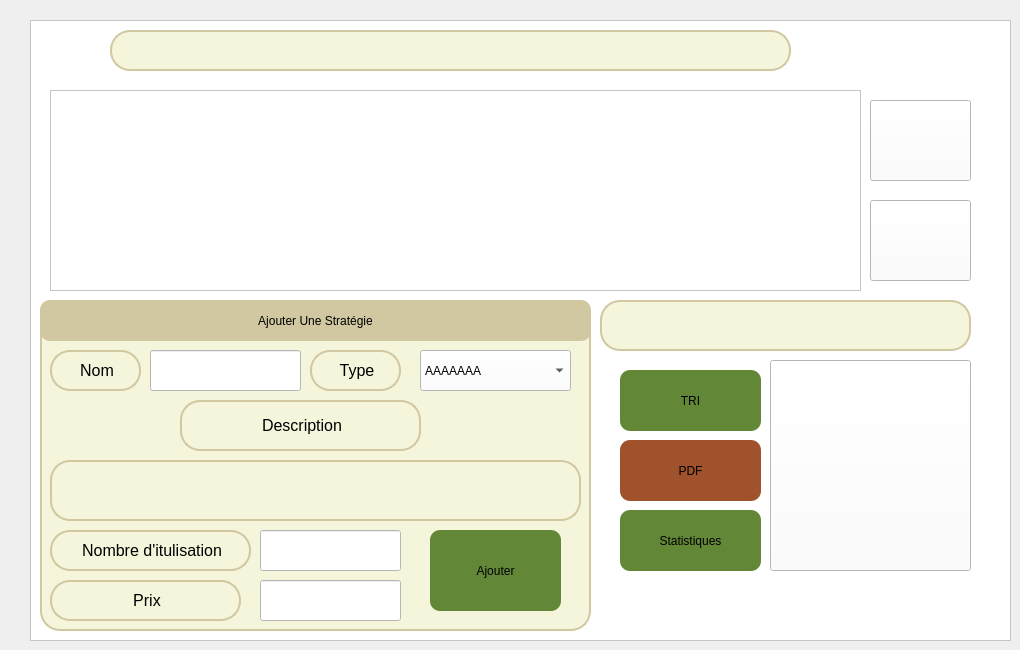
    <widget class="QWidget" name="PageGestionStratgies">
     <widget class="QFrame" name="frame_5">
      <property name="geometry">
       <rect>
        <x>30</x>
        <y>20</y>
        <width>981</width>
        <height>621</height>
       </rect>
      </property>
      <property name="styleSheet">
       <string notr="true">background-color:rgb(255,255,255);
font:20pt &quot;Segoe Ui&quot;;</string>
      </property>
      <property name="frameShape">
       <enum>QFrame::Shape::StyledPanel</enum>
      </property>
      <property name="frameShadow">
       <enum>QFrame::Shadow::Raised</enum>
      </property>
      <widget class="QLabel" name="label_151">
       <property name="geometry">
        <rect>
         <x>20</x>
         <y>10</y>
         <width>51</width>
         <height>41</height>
        </rect>
       </property>
       <property name="styleSheet">
        <string notr="true">image: url(:/res/search.png)</string>
       </property>
       <property name="text">
        <string/>
       </property>
      </widget>
      <widget class="QLineEdit" name="barrederecherche_21">
       <property name="geometry">
        <rect>
         <x>80</x>
         <y>10</y>
         <width>681</width>
         <height>41</height>
        </rect>
       </property>
       <property name="styleSheet">
        <string notr="true">QLineEdit {
    border: 2px solid rgb(209, 199, 161); /* Bordure légèrement plus foncée */
    border-radius: 20px; /* Coins arrondis */
    color: #000; /* Texte noir */
    padding-left: 20px;
    padding-right: 20px;
    background-color: rgb(245, 245, 220); /* Beige */
}

QLineEdit:hover {
    border: 2px solid rgb(160, 150, 120); /* Bordure plus foncée au survol */
    background-color: rgb(255, 255, 235); /* Fond légèrement plus clair */
}

QLineEdit:focus {
    border: 2px solid rgb(100, 80, 50); /* Bordure encore plus foncée lors du focus */
    background-color: rgb(255, 255, 240); /* Fond encore plus clair lors du focus */
    box-shadow: 0 0 5px rgba(0, 0, 0, 0.2); /* Ombre autour du champ en focus */
}
</string>
       </property>
       <property name="cursorMoveStyle">
        <enum>Qt::CursorMoveStyle::LogicalMoveStyle</enum>
       </property>
      </widget>
      <widget class="QLabel" name="label_152">
       <property name="geometry">
        <rect>
         <x>770</x>
         <y>10</y>
         <width>41</width>
         <height>41</height>
        </rect>
       </property>
       <property name="styleSheet">
        <string notr="true">image:url(:/res/likes.png)</string>
       </property>
       <property name="text">
        <string/>
       </property>
      </widget>
      <widget class="QPushButton" name="pdf_s">
       <property name="geometry">
        <rect>
         <x>590</x>
         <y>420</y>
         <width>141</width>
         <height>61</height>
        </rect>
       </property>
       <property name="whatsThis">
        <string>&lt;html&gt;&lt;head/&gt;&lt;body&gt;&lt;p align=&quot;center&quot;&gt;&lt;br/&gt;&lt;/p&gt;&lt;/body&gt;&lt;/html&gt;</string>
       </property>
       <property name="styleSheet">
        <string notr="true">QPushButton {
background-color: rgb(160, 82, 45);
font: 14pt &quot;Sylfaen&quot;;
border-radius: 10px;
}
QPushButton:hover {
    background-color: #D2B48C; /* Marron soft */
}
</string>
       </property>
       <property name="text">
        <string>PDF</string>
       </property>
      </widget>
      <widget class="QLineEdit" name="cher_nom">
       <property name="geometry">
        <rect>
         <x>570</x>
         <y>280</y>
         <width>371</width>
         <height>51</height>
        </rect>
       </property>
       <property name="styleSheet">
        <string notr="true">QLineEdit {
    border: 2px solid rgb(209, 199, 161); /* Bordure légèrement plus foncée */
    border-radius: 20px; /* Coins arrondis */
    color: #000; /* Texte noir */
    padding-left: 20px;
    padding-right: 20px;
    background-color: rgb(245, 245, 220); /* Beige */
}

QLineEdit:hover {
    border: 2px solid rgb(160, 150, 120); /* Bordure plus foncée au survol */
    background-color: rgb(255, 255, 235); /* Fond légèrement plus clair */
}

QLineEdit:focus {
    border: 2px solid rgb(100, 80, 50); /* Bordure encore plus foncée lors du focus */
    background-color: rgb(255, 255, 240); /* Fond encore plus clair lors du focus */
    box-shadow: 0 0 5px rgba(0, 0, 0, 0.2); /* Ombre autour du champ en focus */
}
</string>
       </property>
       <property name="cursorMoveStyle">
        <enum>Qt::CursorMoveStyle::LogicalMoveStyle</enum>
       </property>
      </widget>
      <widget class="QLabel" name="label_154">
       <property name="geometry">
        <rect>
         <x>810</x>
         <y>10</y>
         <width>51</width>
         <height>41</height>
        </rect>
       </property>
       <property name="styleSheet">
        <string notr="true">image:url(:/res/notif.png)</string>
       </property>
       <property name="text">
        <string/>
       </property>
      </widget>
      <widget class="QPushButton" name="stat_s">
       <property name="geometry">
        <rect>
         <x>590</x>
         <y>490</y>
         <width>141</width>
         <height>61</height>
        </rect>
       </property>
       <property name="styleSheet">
        <string notr="true">QPushButton {
background-color: rgb(98, 135, 55);
font: 14pt &quot;Sylfaen&quot;;
border-radius: 10px;
}
QPushButton:hover {
background-color: #7E9C5A;
}</string>
       </property>
       <property name="text">
        <string>Statistiques</string>
       </property>
      </widget>
      <widget class="QFrame" name="frame_24">
       <property name="geometry">
        <rect>
         <x>10</x>
         <y>280</y>
         <width>551</width>
         <height>331</height>
        </rect>
       </property>
       <property name="styleSheet">
        <string notr="true">QFrame {
    border: 2px solid rgb(209, 199, 161); /* Bordure légèrement plus foncée */
    border-radius: 20px; /* Coins arrondis */
    color: #000; /* Texte noir */
    padding-left: 20px;
    padding-right: 20px;
    background-color: rgb(245, 245, 220); /* Beige */
}

QLineEdit:hover {
    border: 2px solid rgb(160, 150, 120); /* Bordure plus foncée au survol */
    background-color: rgb(255, 255, 235); /* Fond légèrement plus clair */
}

QFrame:focus {
    border: 2px solid rgb(100, 80, 50); /* Bordure encore plus foncée lors du focus */
    background-color: rgb(255, 255, 240); /* Fond encore plus clair lors du focus */
    box-shadow: 0 0 5px rgba(0, 0, 0, 0.2); /* Ombre autour du champ en focus */
}
</string>
       </property>
       <property name="frameShape">
        <enum>QFrame::Shape::StyledPanel</enum>
       </property>
       <property name="frameShadow">
        <enum>QFrame::Shadow::Raised</enum>
       </property>
       <widget class="QPushButton" name="pushButton_69">
        <property name="geometry">
         <rect>
          <x>0</x>
          <y>0</y>
          <width>551</width>
          <height>41</height>
         </rect>
        </property>
        <property name="styleSheet">
         <string notr="true">QPushButton {
background-color:rgb(209, 199, 161);
font: 10pt &quot;Sylfaen&quot;;
border-radius: 10px;
}
QPushButton:hover {
    background-color: #F5F5DC; /* Beige soft */
}</string>
        </property>
        <property name="text">
         <string>Ajouter Une Stratégie</string>
        </property>
       </widget>
       <widget class="QLabel" name="label_155">
        <property name="geometry">
         <rect>
          <x>10</x>
          <y>50</y>
          <width>91</width>
          <height>41</height>
         </rect>
        </property>
        <property name="styleSheet">
         <string notr="true">label-&gt;setStyleSheet(&quot;QLabel { color: black; font-size: 10px; border: none; }&quot;);
</string>
        </property>
        <property name="text">
         <string>&lt;html&gt;&lt;head/&gt;&lt;body&gt;&lt;p align=&quot;center&quot;&gt;&lt;span style=&quot; font-size:12pt;&quot;&gt;Nom&lt;/span&gt;&lt;/p&gt;&lt;/body&gt;&lt;/html&gt;</string>
        </property>
       </widget>
       <widget class="QLabel" name="label_156">
        <property name="geometry">
         <rect>
          <x>270</x>
          <y>50</y>
          <width>91</width>
          <height>41</height>
         </rect>
        </property>
        <property name="styleSheet">
         <string notr="true">label-&gt;setStyleSheet(&quot;QLabel { color: black; font-size: 10px; border: none; }&quot;);
</string>
        </property>
        <property name="text">
         <string>&lt;html&gt;&lt;head/&gt;&lt;body&gt;&lt;p align=&quot;center&quot;&gt;&lt;span style=&quot; font-size:12pt;&quot;&gt;Type&lt;/span&gt;&lt;/p&gt;&lt;/body&gt;&lt;/html&gt;</string>
        </property>
       </widget>
       <widget class="QLabel" name="label_157">
        <property name="geometry">
         <rect>
          <x>140</x>
          <y>100</y>
          <width>241</width>
          <height>51</height>
         </rect>
        </property>
        <property name="styleSheet">
         <string notr="true">label-&gt;setStyleSheet(&quot;QLabel { color: black; font-size: 10px; border: none; }&quot;);
</string>
        </property>
        <property name="text">
         <string>&lt;html&gt;&lt;head/&gt;&lt;body&gt;&lt;p align=&quot;center&quot;&gt;&lt;span style=&quot; font-size:12pt; color:#000000;&quot;&gt;Description&lt;/span&gt;&lt;/p&gt;&lt;/body&gt;&lt;/html&gt;</string>
        </property>
       </widget>
       <widget class="QLineEdit" name="nom_s">
        <property name="geometry">
         <rect>
          <x>110</x>
          <y>50</y>
          <width>151</width>
          <height>41</height>
         </rect>
        </property>
       </widget>
       <widget class="QPlainTextEdit" name="des_s">
        <property name="geometry">
         <rect>
          <x>10</x>
          <y>160</y>
          <width>531</width>
          <height>61</height>
         </rect>
        </property>
       </widget>
       <widget class="QLineEdit" name="nbre_s">
        <property name="geometry">
         <rect>
          <x>220</x>
          <y>230</y>
          <width>141</width>
          <height>41</height>
         </rect>
        </property>
        <property name="text">
         <string/>
        </property>
       </widget>
       <widget class="QLabel" name="label_158">
        <property name="geometry">
         <rect>
          <x>10</x>
          <y>230</y>
          <width>201</width>
          <height>41</height>
         </rect>
        </property>
        <property name="styleSheet">
         <string notr="true">label-&gt;setStyleSheet(&quot;QLabel { color: black; font-size: 10px; border: none; }&quot;);
</string>
        </property>
        <property name="text">
         <string>&lt;html&gt;&lt;head/&gt;&lt;body&gt;&lt;p align=&quot;center&quot;&gt;&lt;span style=&quot; font-size:12pt;&quot;&gt;Nombre d'itulisation&lt;/span&gt;&lt;/p&gt;&lt;/body&gt;&lt;/html&gt;</string>
        </property>
       </widget>
       <widget class="QLabel" name="label_159">
        <property name="geometry">
         <rect>
          <x>10</x>
          <y>280</y>
          <width>191</width>
          <height>41</height>
         </rect>
        </property>
        <property name="styleSheet">
         <string notr="true">label-&gt;setStyleSheet(&quot;QLabel { color: black; font-size: 10px; border: none; }&quot;);
</string>
        </property>
        <property name="text">
         <string>&lt;html&gt;&lt;head/&gt;&lt;body&gt;&lt;p align=&quot;center&quot;&gt;&lt;span style=&quot; font-size:12pt;&quot;&gt;Prix&lt;/span&gt;&lt;/p&gt;&lt;/body&gt;&lt;/html&gt;</string>
        </property>
       </widget>
       <widget class="QLineEdit" name="prix_s">
        <property name="geometry">
         <rect>
          <x>220</x>
          <y>280</y>
          <width>141</width>
          <height>41</height>
         </rect>
        </property>
       </widget>
       <widget class="QComboBox" name="type_s">
        <property name="geometry">
         <rect>
          <x>380</x>
          <y>50</y>
          <width>151</width>
          <height>41</height>
         </rect>
        </property>
        <item>
         <property name="text">
          <string>AAAAAAA</string>
         </property>
        </item>
        <item>
         <property name="text">
          <string>BBBBBBBB</string>
         </property>
        </item>
        <item>
         <property name="text">
          <string>CCCCCCC</string>
         </property>
        </item>
        <item>
         <property name="text">
          <string>EEEEEEEEE</string>
         </property>
        </item>
       </widget>
       <widget class="QPushButton" name="add_s">
        <property name="geometry">
         <rect>
          <x>390</x>
          <y>230</y>
          <width>131</width>
          <height>81</height>
         </rect>
        </property>
        <property name="styleSheet">
         <string notr="true">QPushButton {
background-color: rgb(98, 135, 55);
font: 14pt &quot;Sylfaen&quot;;
border-radius: 10px;
}
QPushButton:hover {
background-color: #7E9C5A;
}</string>
        </property>
        <property name="text">
         <string>Ajouter</string>
        </property>
       </widget>
      </widget>
      <widget class="QTableView" name="strategiesView">
       <property name="geometry">
        <rect>
         <x>20</x>
         <y>70</y>
         <width>811</width>
         <height>201</height>
        </rect>
       </property>
       <property name="styleSheet">
        <string notr="true">font: 14pt &quot;Segoe UI&quot;;</string>
       </property>
      </widget>
      <widget class="QPushButton" name="mod_s">
       <property name="geometry">
        <rect>
         <x>840</x>
         <y>80</y>
         <width>101</width>
         <height>81</height>
        </rect>
       </property>
       <property name="styleSheet">
        <string notr="true">image:url(:/res/modif.png)</string>
       </property>
       <property name="text">
        <string/>
       </property>
      </widget>
      <widget class="QPushButton" name="del_s">
       <property name="geometry">
        <rect>
         <x>840</x>
         <y>180</y>
         <width>101</width>
         <height>81</height>
        </rect>
       </property>
       <property name="styleSheet">
        <string notr="true">image:url(:/res/suppr.png)</string>
       </property>
       <property name="text">
        <string/>
       </property>
      </widget>
      <widget class="QPushButton" name="chat_s">
       <property name="geometry">
        <rect>
         <x>740</x>
         <y>340</y>
         <width>201</width>
         <height>211</height>
        </rect>
       </property>
       <property name="styleSheet">
        <string notr="true">image:url(:/res/chat_img.png)</string>
       </property>
       <property name="text">
        <string/>
       </property>
      </widget>
      <widget class="QPushButton" name="tri_s">
       <property name="geometry">
        <rect>
         <x>590</x>
         <y>350</y>
         <width>141</width>
         <height>61</height>
        </rect>
       </property>
       <property name="styleSheet">
        <string notr="true">QPushButton {
background-color: rgb(98, 135, 55);
font: 14pt &quot;Sylfaen&quot;;
border-radius: 10px;
}
QPushButton:hover {
background-color: #7E9C5A;
}</string>
       </property>
       <property name="text">
        <string>TRI</string>
       </property>
      </widget>
      <widget class="QLabel" name="like_s">
       <property name="geometry">
        <rect>
         <x>600</x>
         <y>560</y>
         <width>311</width>
         <height>41</height>
        </rect>
       </property>
       <property name="styleSheet">
        <string notr="true">QPushButton:hover {
    background-color: #D2B48C; /* Marron soft */
}
</string>
       </property>
       <property name="text">
        <string/>
       </property>
      </widget>
     </widget>
    </widget>
